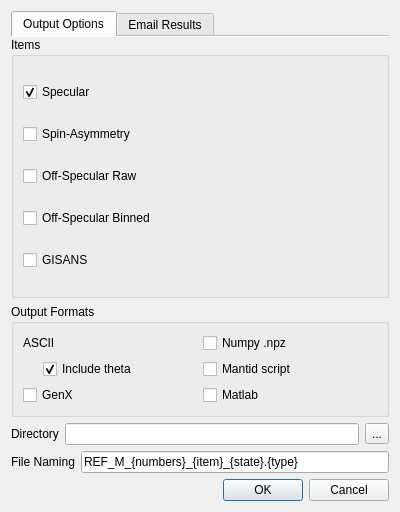
<?xml version="1.0" encoding="UTF-8"?>
<ui version="4.0">
 <class>Dialog</class>
 <widget class="QDialog" name="Dialog">
  <property name="geometry">
   <rect>
    <x>0</x>
    <y>0</y>
    <width>400</width>
    <height>512</height>
   </rect>
  </property>
  <property name="windowTitle">
   <string>Reduction Options</string>
  </property>
  <property name="windowIcon">
   <iconset resource="../icons/icons.qrc">
    <normaloff>:/General/logo.png</normaloff>:/General/logo.png</iconset>
  </property>
  <layout class="QVBoxLayout" name="verticalLayout_4">
   <item>
    <widget class="QTabWidget" name="tabWidget">
     <property name="currentIndex">
      <number>0</number>
     </property>
     <property name="documentMode">
      <bool>true</bool>
     </property>
     <widget class="QWidget" name="tab">
      <attribute name="title">
       <string>Output Options</string>
      </attribute>
      <layout class="QVBoxLayout" name="verticalLayout_2">
       <property name="leftMargin">
        <number>0</number>
       </property>
       <property name="topMargin">
        <number>0</number>
       </property>
       <property name="rightMargin">
        <number>0</number>
       </property>
       <property name="bottomMargin">
        <number>0</number>
       </property>
       <item>
        <widget class="QGroupBox" name="groupBox_2">
         <property name="sizePolicy">
          <sizepolicy hsizetype="Preferred" vsizetype="Expanding">
           <horstretch>0</horstretch>
           <verstretch>0</verstretch>
          </sizepolicy>
         </property>
         <property name="title">
          <string>Items</string>
         </property>
         <layout class="QVBoxLayout" name="verticalLayout">
          <item>
           <widget class="QCheckBox" name="exportSpecular">
            <property name="text">
             <string>Specular</string>
            </property>
            <property name="checked">
             <bool>true</bool>
            </property>
           </widget>
          </item>
          <item>
           <widget class="QCheckBox" name="export_SA">
            <property name="enabled">
             <bool>true</bool>
            </property>
            <property name="text">
             <string>Spin-Asymmetry</string>
            </property>
           </widget>
          </item>
          <item>
           <widget class="QCheckBox" name="exportOffSpecular">
            <property name="text">
             <string>Off-Specular Raw</string>
            </property>
           </widget>
          </item>
          <item>
           <widget class="QCheckBox" name="exportOffSpecularSmoothed">
            <property name="text">
             <string>Off-Specular Binned</string>
            </property>
           </widget>
          </item>
          <item>
           <widget class="QCheckBox" name="exportGISANS">
            <property name="text">
             <string>GISANS</string>
            </property>
           </widget>
          </item>
         </layout>
        </widget>
       </item>
       <item>
        <widget class="QGroupBox" name="groupBox_3">
         <property name="title">
          <string>Output Formats</string>
         </property>
         <layout class="QGridLayout" name="gridLayout">
          <item row="0" column="0">
           <widget class="QLabel" name="label_7">
            <property name="text">
             <string>ASCII</string>
            </property>
           </widget>
          </item>
          <item row="2" column="0">
           <widget class="QCheckBox" name="genx">
            <property name="text">
             <string>GenX</string>
            </property>
           </widget>
          </item>
          <item row="1" column="0">
           <layout class="QHBoxLayout" name="horizontalLayout">
            <item>
             <spacer name="horizontalSpacer_2">
              <property name="orientation">
               <enum>Qt::Horizontal</enum>
              </property>
              <property name="sizeType">
               <enum>QSizePolicy::Fixed</enum>
              </property>
              <property name="sizeHint" stdset="0">
               <size>
                <width>20</width>
                <height>20</height>
               </size>
              </property>
             </spacer>
            </item>
            <item>
             <widget class="QCheckBox" name="five_cols_checkbox">
              <property name="toolTip">
               <string>Include the scattering angle as the last column of the ASCII file</string>
              </property>
              <property name="text">
               <string>Include theta</string>
              </property>
              <property name="checked">
               <bool>true</bool>
              </property>
             </widget>
            </item>
           </layout>
          </item>
          <item row="0" column="1">
           <widget class="QCheckBox" name="numpy">
            <property name="text">
             <string>Numpy .npz</string>
            </property>
           </widget>
          </item>
          <item row="1" column="1">
           <widget class="QCheckBox" name="mantid_script_checkbox">
            <property name="text">
             <string>Mantid script</string>
            </property>
           </widget>
          </item>
          <item row="2" column="1">
           <widget class="QCheckBox" name="matlab">
            <property name="text">
             <string>Matlab</string>
            </property>
           </widget>
          </item>
         </layout>
        </widget>
       </item>
       <item>
        <layout class="QHBoxLayout" name="horizontalLayout_2">
         <item>
          <widget class="QLabel" name="label">
           <property name="text">
            <string>Directory</string>
           </property>
          </widget>
         </item>
         <item>
          <widget class="QLineEdit" name="directoryEntry"/>
         </item>
         <item>
          <widget class="QToolButton" name="toolButton">
           <property name="text">
            <string>...</string>
           </property>
           <property name="icon">
            <iconset theme="document-open">
             <normaloff>.</normaloff>.</iconset>
           </property>
          </widget>
         </item>
        </layout>
       </item>
       <item>
        <layout class="QHBoxLayout" name="horizontalLayout_3">
         <item>
          <widget class="QLabel" name="label_2">
           <property name="text">
            <string>File Naming</string>
           </property>
          </widget>
         </item>
         <item>
          <widget class="QLineEdit" name="fileNameEntry">
           <property name="text">
            <string>REF_M_{numbers}_{item}_{state}.{type}</string>
           </property>
          </widget>
         </item>
        </layout>
       </item>
      </layout>
     </widget>
     <widget class="QWidget" name="tab_2">
      <attribute name="title">
       <string>Email Results</string>
      </attribute>
      <layout class="QVBoxLayout" name="verticalLayout_5">
       <property name="leftMargin">
        <number>0</number>
       </property>
       <property name="topMargin">
        <number>4</number>
       </property>
       <property name="rightMargin">
        <number>0</number>
       </property>
       <property name="bottomMargin">
        <number>0</number>
       </property>
       <item>
        <widget class="QLabel" name="label_8">
         <property name="styleSheet">
          <string notr="true">color: red;</string>
         </property>
         <property name="text">
          <string>Email can only be sent to @ornl addresses.</string>
         </property>
         <property name="alignment">
          <set>Qt::AlignCenter</set>
         </property>
        </widget>
       </item>
       <item>
        <layout class="QGridLayout" name="gridLayout_3">
         <item row="0" column="2">
          <widget class="QCheckBox" name="emailZIPData">
           <property name="text">
            <string>ZIP Files</string>
           </property>
           <property name="checked">
            <bool>true</bool>
           </property>
          </widget>
         </item>
         <item row="1" column="1">
          <widget class="QRadioButton" name="emailSendPlots">
           <property name="enabled">
            <bool>false</bool>
           </property>
           <property name="text">
            <string>Only Plots</string>
           </property>
          </widget>
         </item>
         <item row="1" column="0">
          <widget class="QRadioButton" name="emailSendAll">
           <property name="enabled">
            <bool>false</bool>
           </property>
           <property name="text">
            <string>All</string>
           </property>
           <property name="checked">
            <bool>false</bool>
           </property>
          </widget>
         </item>
         <item row="0" column="0" colspan="2">
          <widget class="QCheckBox" name="emailSend">
           <property name="text">
            <string>Send email with result files</string>
           </property>
          </widget>
         </item>
         <item row="1" column="2">
          <widget class="QRadioButton" name="emailSendData">
           <property name="text">
            <string>Only Data</string>
           </property>
           <property name="checked">
            <bool>true</bool>
           </property>
          </widget>
         </item>
        </layout>
       </item>
       <item>
        <layout class="QGridLayout" name="gridLayout_2">
         <item row="0" column="0">
          <widget class="QLabel" name="label_4">
           <property name="text">
            <string>To:</string>
           </property>
          </widget>
         </item>
         <item row="0" column="1">
          <widget class="QLineEdit" name="emailTo">
           <property name="text">
            <string/>
           </property>
          </widget>
         </item>
         <item row="1" column="0">
          <widget class="QLabel" name="label_5">
           <property name="text">
            <string>CC:</string>
           </property>
          </widget>
         </item>
         <item row="1" column="1">
          <widget class="QLineEdit" name="emailCc"/>
         </item>
         <item row="2" column="0">
          <widget class="QLabel" name="label_3">
           <property name="text">
            <string>Subject:</string>
           </property>
          </widget>
         </item>
         <item row="2" column="1">
          <widget class="QLineEdit" name="emailSubject"/>
         </item>
        </layout>
       </item>
       <item>
        <widget class="QLabel" name="label_6">
         <property name="text">
          <string>Message Text:</string>
         </property>
        </widget>
       </item>
       <item>
        <widget class="QPlainTextEdit" name="emailText"/>
       </item>
      </layout>
     </widget>
    </widget>
   </item>
   <item>
    <widget class="QDialogButtonBox" name="buttonBox">
     <property name="orientation">
      <enum>Qt::Horizontal</enum>
     </property>
     <property name="standardButtons">
      <set>QDialogButtonBox::Cancel|QDialogButtonBox::Ok</set>
     </property>
    </widget>
   </item>
  </layout>
 </widget>
 <tabstops>
  <tabstop>directoryEntry</tabstop>
  <tabstop>fileNameEntry</tabstop>
  <tabstop>buttonBox</tabstop>
  <tabstop>exportSpecular</tabstop>
  <tabstop>exportOffSpecular</tabstop>
  <tabstop>exportOffSpecularSmoothed</tabstop>
  <tabstop>exportGISANS</tabstop>
  <tabstop>toolButton</tabstop>
  <tabstop>tabWidget</tabstop>
 </tabstops>
 <resources/>
 <connections>
  <connection>
   <sender>buttonBox</sender>
   <signal>accepted()</signal>
   <receiver>Dialog</receiver>
   <slot>accept()</slot>
   <hints>
    <hint type="sourcelabel">
     <x>256</x>
     <y>395</y>
    </hint>
    <hint type="destinationlabel">
     <x>157</x>
     <y>274</y>
    </hint>
   </hints>
  </connection>
  <connection>
   <sender>buttonBox</sender>
   <signal>rejected()</signal>
   <receiver>Dialog</receiver>
   <slot>reject()</slot>
   <hints>
    <hint type="sourcelabel">
     <x>324</x>
     <y>395</y>
    </hint>
    <hint type="destinationlabel">
     <x>286</x>
     <y>274</y>
    </hint>
   </hints>
  </connection>
  <connection>
   <sender>toolButton</sender>
   <signal>clicked()</signal>
   <receiver>Dialog</receiver>
   <slot>change_directory()</slot>
   <hints>
    <hint type="sourcelabel">
     <x>394</x>
     <y>336</y>
    </hint>
    <hint type="destinationlabel">
     <x>400</x>
     <y>197</y>
    </hint>
   </hints>
  </connection>
 </connections>
 <slots>
  <slot>change_directory()</slot>
 </slots>
</ui>
